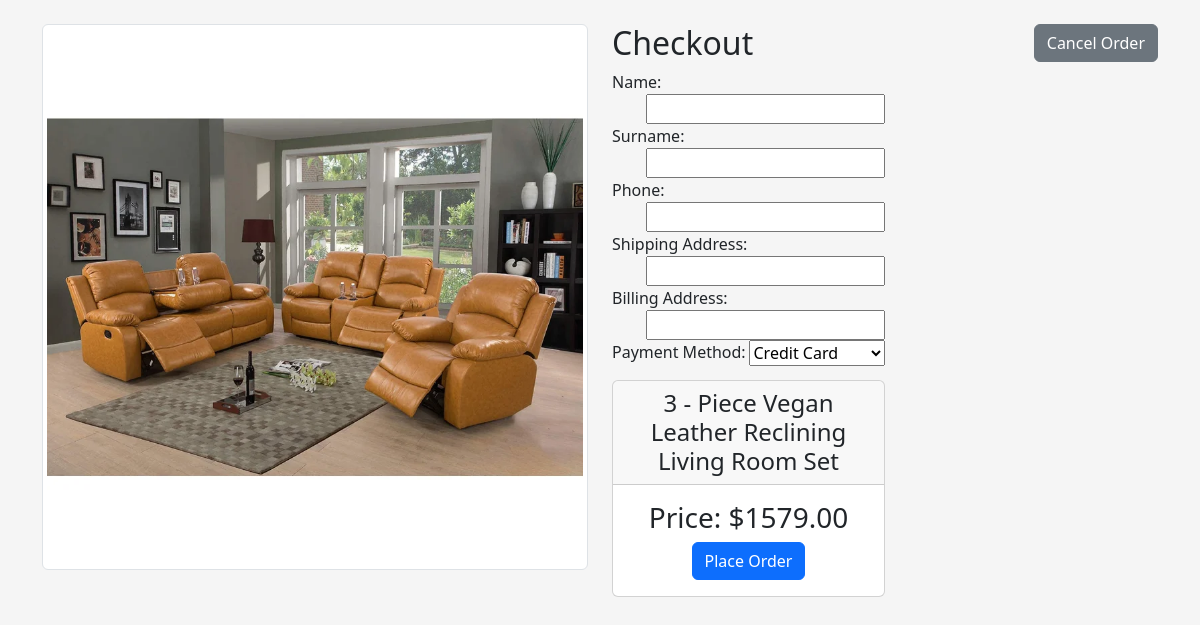
/checkout/8/, run on the app's committed database.
### homedecorapp/models.py (models this page shows)
class Product(models.Model):
    name = models.CharField(max_length=200)
    brand = models.CharField(max_length=200, default=' DECOR')
    color = models.CharField(max_length=200, default='')
    category = models.ForeignKey(Category, on_delete=models.CASCADE, related_name='products')
    price = models.DecimalField(max_digits=10, decimal_places=2)
    description = models.TextField()
    size = models.CharField(max_length=255, default='One Size')
    image = models.ImageField(upload_to='products/')
    created_at = models.DateTimeField(default=timezone.now)
    material = models.CharField(max_length=255, default='')

### homedecorapp/views.py (the view)
# urls.py: path('checkout/<int:product_id>/', checkout, name='checkout'),
def checkout(request, product_id):
    product = get_object_or_404(Product, id=product_id)
    if request.method == 'POST':
        form = CheckoutForm(request.POST)
        if form.is_valid():
            shipping_address = form.cleaned_data['shipping_address']
            billing_address = form.cleaned_data['billing_address']
            payment_method = form.cleaned_data['payment_method']
            order = Order.objects.create(
                product=product,
                shipping_address=shipping_address,
                billing_address=billing_address,
                payment_method=payment_method
            )
            return redirect('order_success')  # Redirect to order success page
    else:
        form = CheckoutForm()
    return render(request, 'checkout.html', {'form': form, 'product': product})

### homedecorapp/forms.py
class CheckoutForm(forms.Form):
    name = forms.CharField(max_length=100)
    surname = forms.CharField(max_length=100)
    phone = forms.CharField(max_length=100)
    shipping_address = forms.CharField(max_length=100)
    billing_address = forms.CharField(max_length=100)
    payment_method = forms.ChoiceField(choices=[('credit_card', 'Credit Card'), ('paypal', 'PayPal')])

### homedecorapp/templates/checkout.html (shortened to what this page needs)
<!DOCTYPE html>
<html lang="en">
<head>
    <link href="https://cdn.jsdelivr.net/npm/bootstrap@5.3.1/dist/css/bootstrap.min.css" rel="stylesheet"
>
</head>
<body>
<div class="container mt-4">
    <div class="row">
        <div class="col-md-6">
            <img src="{{ product.image.url }}" class="product-image img-fluid rounded img-thumbnail"
                 alt="{{ product.name }}">
        </div>
        <div class="col-md-6">
              <a href="{% url 'product_page' product.id %}" class="btn btn-secondary ml-2 float-right cancel-order">Cancel Order</a>
            <h2>Checkout</h2>
            <form method="post">
                <div class="mb-3">
                    <label for="{{ form.name.id_for_label }}">Name:</label>
                    {{ form.name }}
                </div>
                <div class="mb-3">
                    <label for="{{ form.surname.id_for_label }}">Surname:</label>
                    {{ form.surname }}
                </div>
                <div class="mb-3">
                    <label for="{{ form.phone.id_for_label }}">Phone:</label>
                    {{ form.phone }}
                </div>
                <div class="mb-3">
                    <label for="{{ form.shipping_address.id_for_label }}">Shipping Address:</label>
                    {{ form.shipping_address }}
                </div>
                <div class="mb-3">
                    <label for="{{ form.billing_address.id_for_label }}">Billing Address:</label>
                    {{ form.billing_address }}
                </div>
                <div class="mb-3">
                    <label for="{{ form.payment_method.id_for_label }}">Payment Method:</label>
                    {{ form.payment_method }}
                </div>
                <div class="card mb-4 box-shadow text-center">
                <div class="card-header">
                    <h4 class="my-0 font-weight-normal">{{ product.name }}</h4>
                </div>
                <div class="card-body">
                    <h3 class="card-title pricing-card-title">Price: ${{ product.price }}</h3>
                    <button type="submit" class="btn btn-primary">Place Order</button>
                </div>
            </div>
            </form>
        </div>
    </div>
</div>
</body>
</html>

### homedecorapp/templates/checkout.html (style rules this page uses)
body { background-color: #f5f5f5; }
.product-image { max-width: 100%; height: auto; }
form { width: 50% }
form input,select { float:right; }
select { width: 50%; }
a.cancel-order { float:right; !important }

### data on the page
Product: image (picture), name "3 - Piece Vegan Leather Reclining Living Room Set", price "1579.00"
